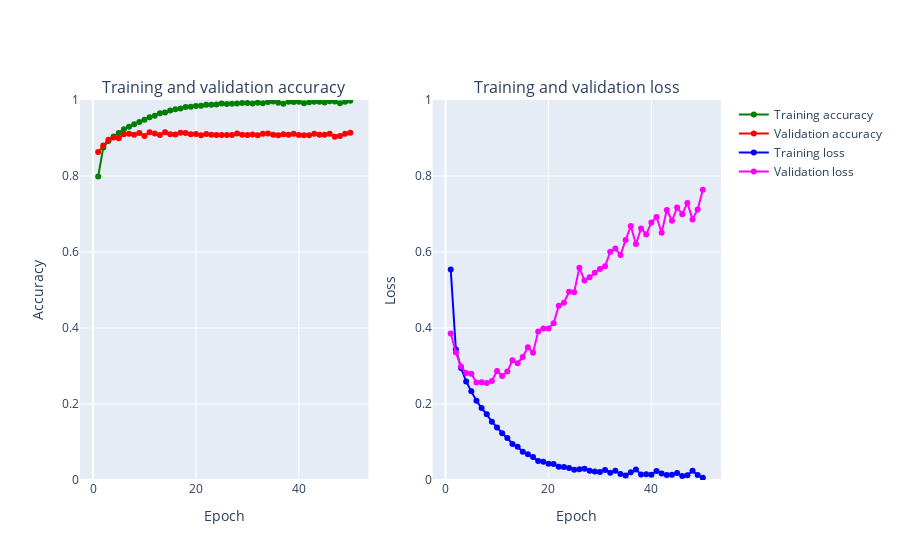

The cell this chart's notebook holds for it:
### Code cell
def create_trace(x,y,ylabel,color):
        trace = go.Scatter(
            x = x,y = y,
            name=ylabel,
            marker=dict(color=color),
            mode = "markers+lines",
            text=x
        )
        return trace
    
def plot_accuracy_and_loss(train_model):
    hist = train_model.history
    acc = hist['accuracy']
    val_acc = hist['val_accuracy']
    loss = hist['loss']
    val_loss = hist['val_loss']
    epochs = list(range(1,len(acc)+1))
    
    trace_ta = create_trace(epochs,acc,"Training accuracy", "Green")
    trace_va = create_trace(epochs,val_acc,"Validation accuracy", "Red")
    trace_tl = create_trace(epochs,loss,"Training loss", "Blue")
    trace_vl = create_trace(epochs,val_loss,"Validation loss", "Magenta")
   
    fig = tools.make_subplots(rows=1,cols=2, subplot_titles=('Training and validation accuracy',
                                                             'Training and validation loss'))
    fig.append_trace(trace_ta,1,1)
    fig.append_trace(trace_va,1,1)
    fig.append_trace(trace_tl,1,2)
    fig.append_trace(trace_vl,1,2)
    fig['layout']['xaxis'].update(title = 'Epoch')
    fig['layout']['xaxis2'].update(title = 'Epoch')
    fig['layout']['yaxis'].update(title = 'Accuracy', range=[0,1])
    fig['layout']['yaxis2'].update(title = 'Loss', range=[0,1])

    
    iplot(fig, filename='accuracy-loss')

plot_accuracy_and_loss(train_model)

### Figure 1 — Plotly figure (JSON) as saved in the notebook; plotly's stock layout.template omitted (floating-point values rounded to 4 significant figures)
{"data": [{"marker": {"color": "Green"}, "mode": "markers+lines", "name": "Training accuracy", "text": ["1", "2", "3", "4", "5", "6", "7", "8", "9", "10", "11", "12", "13", "14", "15", "16", "17", "18", "19", "20", "21", "22", "23", "24", "25", "26", "27", "28", "29", "30", "31", "32", "33", "34", "35", "36", "37", "38", "39", "40", "41", "42", "43", "44", "45", "46", "47", "48", "49", "50"], "type": "scatter", "x": [1, 2, 3, 4, 5, 6, 7, 8, 9, 10, 11, 12, 13, 14, 15, 16, 17, 18, 19, 20, 21, 22, 23, 24, 25, 26, 27, 28, 29, 30, 31, 32, 33, 34, 35, 36, 37, 38, 39, 40, 41, 42, 43, 44, 45, 46, 47, 48, 49, 50], "xaxis": "x", "y": [0.7987, 0.8751, 0.8919, 0.904, 0.9131, 0.923, 0.9298, 0.9364, 0.9419, 0.9482, 0.9547, 0.9587, 0.9654, 0.9669, 0.9722, 0.9754, 0.9778, 0.9819, 0.9821, 0.9842, 0.9848, 0.9874, 0.9873, 0.9885, 0.9906, 0.9895, 0.9899, 0.9911, 0.992, 0.9923, 0.9909, 0.993, 0.9912, 0.9946, 0.996, 0.9927, 0.9902, 0.9951, 0.9946, 0.9953, 0.9916, 0.9939, 0.9955, 0.9953, 0.9932, 0.9966, 0.9958, 0.9911, 0.9954, 0.9983], "yaxis": "y"}, {"marker": {"color": "Red"}, "mode": "markers+lines", "name": "Validation accuracy", "text": ["1", "2", "3", "4", "5", "6", "7", "8", "9", "10", "11", "12", "13", "14", "15", "16", "17", "18", "19", "20", "21", "22", "23", "24", "25", "26", "27", "28", "29", "30", "31", "32", "33", "34", "35", "36", "37", "38", "39", "40", "41", "42", "43", "44", "45", "46", "47", "48", "49", "50"], "type": "scatter", "x": [1, 2, 3, 4, 5, 6, 7, 8, 9, 10, 11, 12, 13, 14, 15, 16, 17, 18, 19, 20, 21, 22, 23, 24, 25, 26, 27, 28, 29, 30, 31, 32, 33, 34, 35, 36, 37, 38, 39, 40, 41, 42, 43, 44, 45, 46, 47, 48, 49, 50], "xaxis": "x", "y": [0.8631, 0.8802, 0.8953, 0.9016, 0.8992, 0.91, 0.9113, 0.9086, 0.913, 0.9054, 0.9151, 0.9122, 0.908, 0.915, 0.9099, 0.9093, 0.9137, 0.9133, 0.9097, 0.9108, 0.9074, 0.9103, 0.9088, 0.908, 0.9082, 0.908, 0.9079, 0.9121, 0.9086, 0.9078, 0.9095, 0.9074, 0.9109, 0.912, 0.9083, 0.9073, 0.9097, 0.9082, 0.9114, 0.908, 0.9072, 0.9073, 0.9112, 0.9083, 0.9085, 0.9112, 0.9035, 0.9055, 0.9111, 0.9137], "yaxis": "y"}, {"marker": {"color": "Blue"}, "mode": "markers+lines", "name": "Training loss", "text": ["1", "2", "3", "4", "5", "6", "7", "8", "9", "10", "11", "12", "13", "14", "15", "16", "17", "18", "19", "20", "21", "22", "23", "24", "25", "26", "27", "28", "29", "30", "31", "32", "33", "34", "35", "36", "37", "38", "39", "40", "41", "42", "43", "44", "45", "46", "47", "48", "49", "50"], "type": "scatter", "x": [1, 2, 3, 4, 5, 6, 7, 8, 9, 10, 11, 12, 13, 14, 15, 16, 17, 18, 19, 20, 21, 22, 23, 24, 25, 26, 27, 28, 29, 30, 31, 32, 33, 34, 35, 36, 37, 38, 39, 40, 41, 42, 43, 44, 45, 46, 47, 48, 49, 50], "xaxis": "x2", "y": [0.5542, 0.3432, 0.2948, 0.2595, 0.2332, 0.2087, 0.1894, 0.1729, 0.1534, 0.138, 0.1231, 0.1104, 0.0949, 0.08729, 0.07431, 0.06756, 0.06061, 0.05018, 0.04828, 0.0428, 0.04209, 0.03456, 0.03441, 0.0313, 0.02668, 0.02845, 0.02962, 0.02418, 0.02211, 0.02115, 0.0264, 0.01923, 0.02461, 0.01574, 0.01159, 0.02051, 0.02746, 0.01476, 0.0149, 0.01367, 0.02381, 0.01717, 0.01286, 0.01379, 0.01827, 0.01086, 0.01228, 0.02458, 0.01302, 0.005596], "yaxis": "y2"}, {"marker": {"color": "Magenta"}, "mode": "markers+lines", "name": "Validation loss", "text": ["1", "2", "3", "4", "5", "6", "7", "8", "9", "10", "11", "12", "13", "14", "15", "16", "17", "18", "19", "20", "21", "22", "23", "24", "25", "26", "27", "28", "29", "30", "31", "32", "33", "34", "35", "36", "37", "38", "39", "40", "41", "42", "43", "44", "45", "46", "47", "48", "49", "50"], "type": "scatter", "x": [1, 2, 3, 4, 5, 6, 7, 8, 9, 10, 11, 12, 13, 14, 15, 16, 17, 18, 19, 20, 21, 22, 23, 24, 25, 26, 27, 28, 29, 30, 31, 32, 33, 34, 35, 36, 37, 38, 39, 40, 41, 42, 43, 44, 45, 46, 47, 48, 49, 50], "xaxis": "x2", "y": [0.3853, 0.3356, 0.299, 0.2814, 0.2796, 0.2563, 0.257, 0.2555, 0.2605, 0.2868, 0.2738, 0.2853, 0.3148, 0.3073, 0.3237, 0.3497, 0.3349, 0.3905, 0.3984, 0.3987, 0.4123, 0.4586, 0.4663, 0.4952, 0.4942, 0.5589, 0.5253, 0.5338, 0.5456, 0.5555, 0.5623, 0.6005, 0.6091, 0.5918, 0.6318, 0.6684, 0.6209, 0.662, 0.6463, 0.6777, 0.6919, 0.6507, 0.7107, 0.6822, 0.7169, 0.6995, 0.7289, 0.6858, 0.7116, 0.7636], "yaxis": "y2"}], "layout": {"annotations": [{"font": {"size": 16}, "showarrow": false, "text": "Training and validation accuracy", "x": 0.225, "xanchor": "center", "xref": "paper", "y": 1, "yanchor": "bottom", "yref": "paper"}, {"font": {"size": 16}, "showarrow": false, "text": "Training and validation loss", "x": 0.775, "xanchor": "center", "xref": "paper", "y": 1, "yanchor": "bottom", "yref": "paper"}], "xaxis": {"anchor": "y", "domain": [0, 0.45], "title": {"text": "Epoch"}}, "xaxis2": {"anchor": "y2", "domain": [0.55, 1], "title": {"text": "Epoch"}}, "yaxis": {"anchor": "x", "domain": [0, 1], "range": [0, 1], "title": {"text": "Accuracy"}}, "yaxis2": {"anchor": "x2", "domain": [0, 1], "range": [0, 1], "title": {"text": "Loss"}}}}
